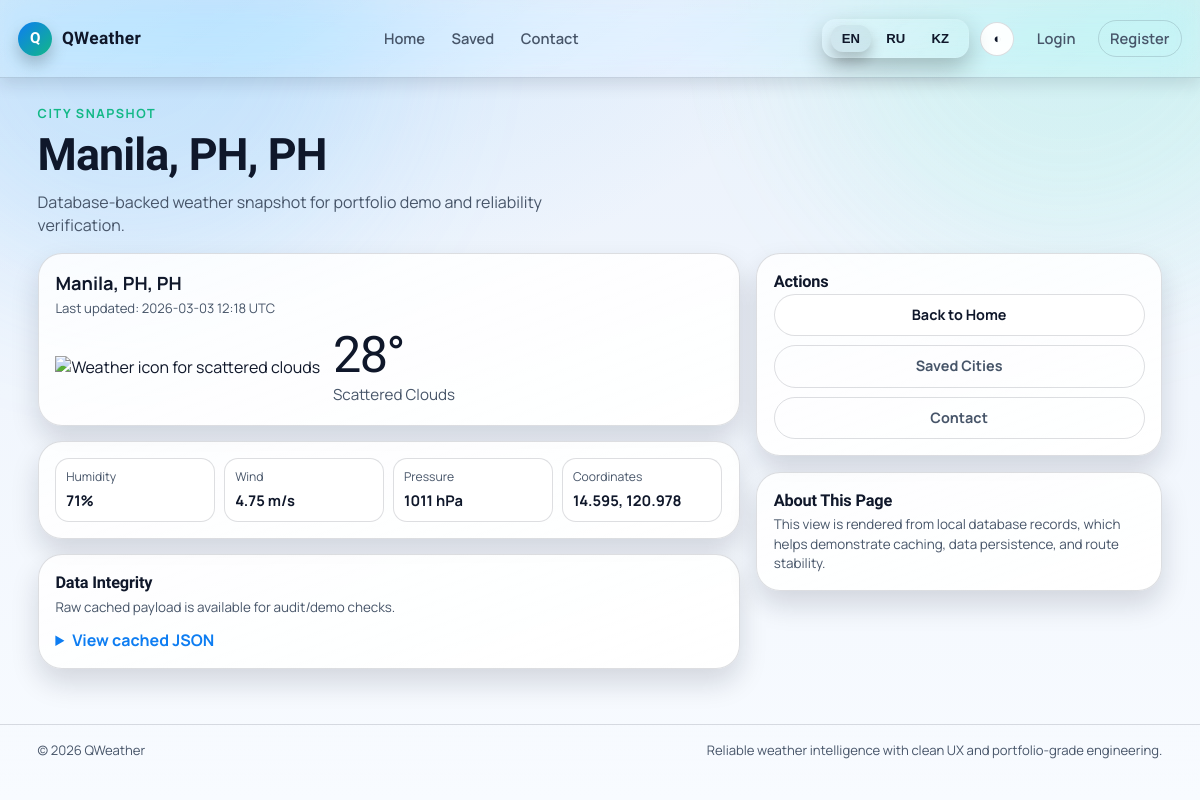
The app's page /city/4, older data.
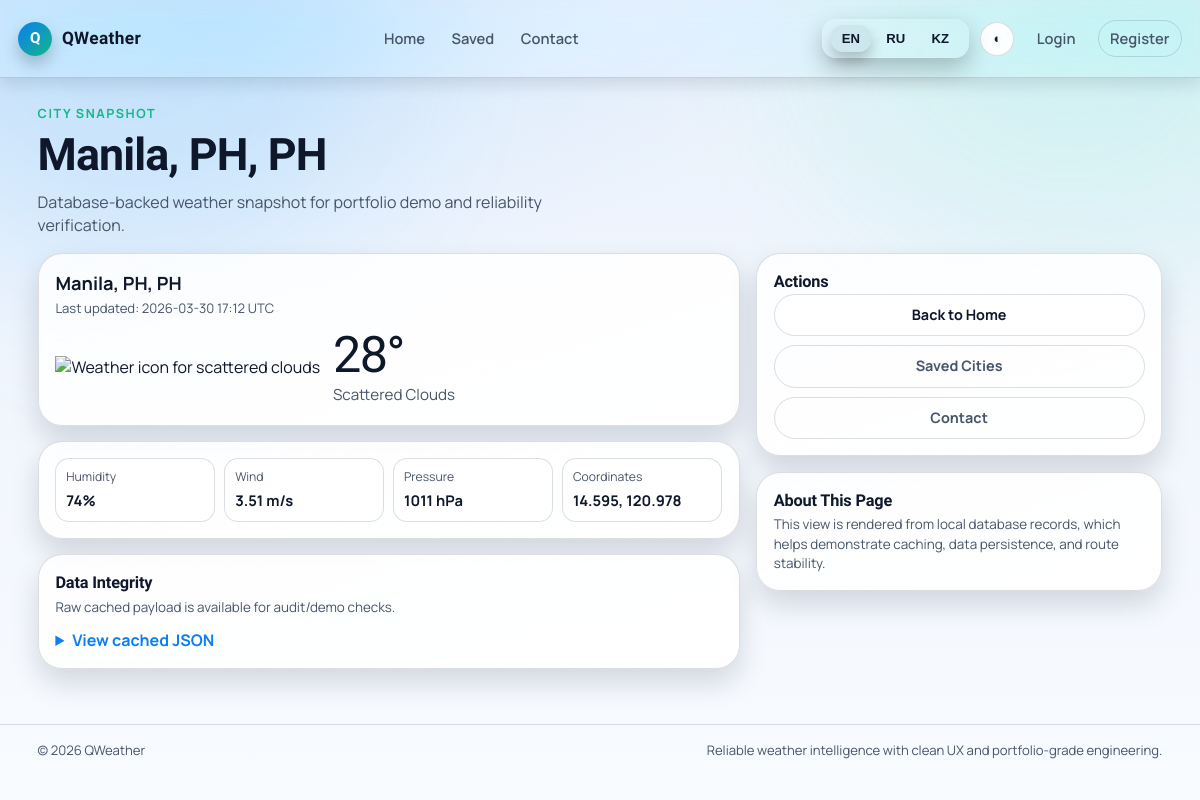
The same page, newer data.
### models.py (models this page shows)
class City(db.Model):
    __table_args__ = (
        db.Index('ix_city_name_lat_lon', 'name', 'lat', 'lon'),
    )
    id = db.Column(db.Integer, primary_key=True)
    name = db.Column(db.String(128), nullable=False)
    country = db.Column(db.String(10))
    lat = db.Column(db.Float)
    lon = db.Column(db.Float)
    last_updated = db.Column(db.DateTime)
    data_json = db.Column(db.Text)
    temp = db.Column(db.Float)
    description = db.Column(db.String(128))
    icon_code = db.Column(db.String(10))
    humidity = db.Column(db.Integer)
    pressure = db.Column(db.Integer)
    wind_speed = db.Column(db.Float)

### app.py (the view)
@app.route('/city/<int:city_id>')
def city_detail(city_id):
    city = City.query.get_or_404(city_id)
    return render_template('city.html', city=city)

### app.py (called while the page is built)
@app.context_processor
def inject_template_globals():
    return {'current_year': datetime.datetime.utcnow().year}

### templates/city.html (shortened to what the changed rows need)
{% extends "base.html" %}
{% block content %}
<section class="hero">
    <div class="hero-main">
        <p class="eyebrow" data-i18n="city-eyebrow">City Snapshot</p>
        <h1 class="hero-title">{{ city.name }}{% if city.country %}, {{ city.country }}{% endif %}</h1>
        <p class="hero-subtitle" data-i18n="city-subtitle">
            Database-backed weather snapshot for portfolio demo and reliability verification.
        </p>
    </div>
</section>
<section class="content-section">
    <div class="layout-grid">
        <div class="left-column">
            <article class="card card-main">
                <div class="weather-top-row">
                    <div>
                        <div class="weather-city">{{ city.name }}{% if city.country %}, {{ city.country }}{% endif %}</div>
                        <div class="weather-time">
                            {% if city.last_updated %}
                                Last updated: {{ city.last_updated.strftime('%Y-%m-%d %H:%M UTC') }}
                            {% else %}
                                No update timestamp available
                            {% endif %}
                        </div>
                    </div>
                </div>
                <div class="weather-main">
                    <div>
                        <div class="weather-main-temp">{% if city.temp is not none %}{{ city.temp|round|int }}&deg;{% else %}--{% endif %}</div>
                        <div class="weather-main-desc">{{ city.description or 'No description available' }}</div>
                    </div>
                </div>
            </article>
            <section class="card metrics-card">
                <div class="metric-item">
                    <span class="metric-label">Humidity</span>
                    <span class="metric-value">{% if city.humidity is not none %}{{ city.humidity }}%{% else %}--{% endif %}</span>
                </div>
                <div class="metric-item">
                    <span class="metric-label">Wind</span>
                    <span class="metric-value">{% if city.wind_speed is not none %}{{ city.wind_speed }} m/s{% else %}--{% endif %}</span>
                </div>
                <div class="metric-item">
                    <span class="metric-label">Pressure</span>
                    <span class="metric-value">{% if city.pressure is not none %}{{ city.pressure }} hPa{% else %}--{% endif %}</span>
                </div>
                <div class="metric-item">
                    <span class="metric-label">Coordinates</span>
                    <span class="metric-value">
                        {% if city.lat is not none and city.lon is not none %}
                            {{ '%.3f'|format(city.lat) }}, {{ '%.3f'|format(city.lon) }}
                        {% else %}
                            --
                        {% endif %}
                    </span>
                </div>
            </section>
            <section class="card">
                <h2 class="section-title" data-i18n="city-data-title">Data Integrity</h2>
            </section>
        </div>
        <aside class="right-column">
            <section class="card">
                <h2 class="section-title">Actions</h2>
            </section>
            <section class="card">
                <h2 class="section-title">About This Page</h2>
            </section>
        </aside>
    </div>
</section>
{% endblock %}

Row changes from the older to the newer data that the page shows:
changed City "Manila, PH": last_updated "2026-03-03 12:18 UTC" → "2026-03-30 17:12 UTC"; humidity "71" → "74"; wind_speed "4.75" → "3.51"
